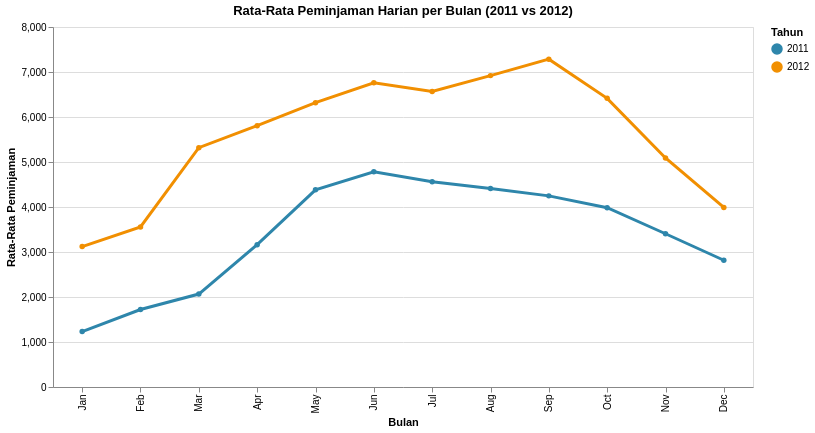

Here is the notebook cell this chart was saved with:
### Markdown cell above
Selama periode 2011-2012, bagaimana perubahan rata-rata peminjaman sepeda per bulan, rata-rata menurut musim dan kondisi cuaca untuk menentukan periode prioritas penambahan kapasitas operasional?

### Code cell
monthly_line_chart = alt.Chart(monthly_trend).mark_line(point=True, strokeWidth=3).encode(
    x=alt.X('month_name:N', sort=MONTH_ORDER, title='Bulan'),
    y=alt.Y('average_rentals:Q', title='Rata-Rata Peminjaman'),
    color=alt.Color('year_label:N', title='Tahun', scale=alt.Scale(range=[COLOR_PRIMARY, COLOR_ACCENT]))
).properties(
    title='Rata-Rata Peminjaman Harian per Bulan (2011 vs 2012)',
    width=CHART_WIDTH,
    height=CHART_HEIGHT
)

monthly_line_chart

### Figure 1 — Vega-Lite specification as saved in the notebook (floating-point values rounded to 4 significant figures)
{"config": {"view": {"continuousWidth": 300, "continuousHeight": 300}}, "data": {"name": "data-fa065e7f349a1fa296845afbf9535dea"}, "mark": {"type": "line", "point": true, "strokeWidth": 3}, "encoding": {"color": {"field": "year_label", "scale": {"range": ["#2E86AB", "#F18F01"]}, "title": "Tahun", "type": "nominal"}, "x": {"field": "month_name", "sort": ["Jan", "Feb", "Mar", "Apr", "May", "Jun", "Jul", "Aug", "Sep", "Oct", "Nov", "Dec"], "title": "Bulan", "type": "nominal"}, "y": {"field": "average_rentals", "title": "Rata-Rata Peminjaman", "type": "quantitative"}}, "height": 360, "title": "Rata-Rata Peminjaman Harian per Bulan (2011 vs 2012)", "width": 700, "$schema": "https://vega.github.io/schema/vega-lite/v5.20.1.json", "datasets": {"data-fa065e7f349a1fa296845afbf9535dea": [{"year_label": "2011", "month_name": "Jan", "average_rentals": 1232.0}, {"year_label": "2011", "month_name": "Feb", "average_rentals": 1722.0}, {"year_label": "2011", "month_name": "Mar", "average_rentals": 2066.0}, {"year_label": "2011", "month_name": "Apr", "average_rentals": 3162.0}, {"year_label": "2011", "month_name": "May", "average_rentals": 4381.0}, {"year_label": "2011", "month_name": "Jun", "average_rentals": 4784.0}, {"year_label": "2011", "month_name": "Jul", "average_rentals": 4559.0}, {"year_label": "2011", "month_name": "Aug", "average_rentals": 4409.0}, {"year_label": "2011", "month_name": "Sep", "average_rentals": 4247.0}, {"year_label": "2011", "month_name": "Oct", "average_rentals": 3984.0}, {"year_label": "2011", "month_name": "Nov", "average_rentals": 3406.0}, {"year_label": "2011", "month_name": "Dec", "average_rentals": 2817.0}, {"year_label": "2012", "month_name": "Jan", "average_rentals": 3121.0}, {"year_label": "2012", "month_name": "Feb", "average_rentals": 3556.0}, {"year_label": "2012", "month_name": "Mar", "average_rentals": 5319.0}, {"year_label": "2012", "month_name": "Apr", "average_rentals": 5807.0}, {"year_label": "2012", "month_name": "May", "average_rentals": 6318.0}, {"year_label": "2012", "month_name": "Jun", "average_rentals": 6761.0}, {"year_label": "2012", "month_name": "Jul", "average_rentals": 6568.0}, {"year_label": "2012", "month_name": "Aug", "average_rentals": 6919.0}, {"year_label": "2012", "month_name": "Sep", "average_rentals": 7286.0}, {"year_label": "2012", "month_name": "Oct", "average_rentals": 6414.0}, {"year_label": "2012", "month_name": "Nov", "average_rentals": 5089.0}, {"year_label": "2012", "month_name": "Dec", "average_rentals": 3991.0}]}}
